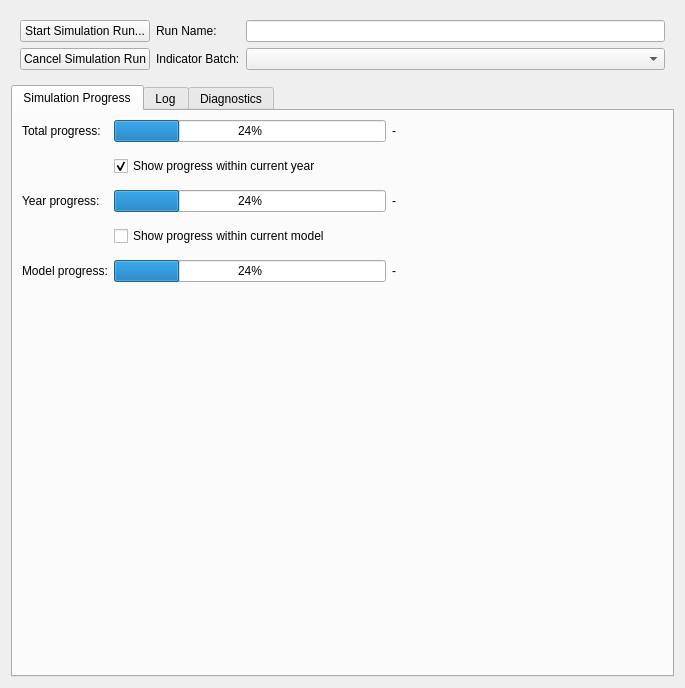
<ui version="4.0" >
 <class>SimulationGuiElement</class>
 <widget class="QWidget" name="SimulationGuiElement" >
  <property name="geometry" >
   <rect>
    <x>0</x>
    <y>0</y>
    <width>685</width>
    <height>688</height>
   </rect>
  </property>
  <property name="windowTitle" >
   <string>Form</string>
  </property>
  <layout class="QGridLayout" name="gridLayout_2" >
   <item row="0" column="0" >
    <widget class="QWidget" native="1" name="modelControlWidget" >
     <layout class="QGridLayout" name="gridLayout" >
      <item row="0" column="0" >
       <widget class="QPushButton" name="pbnStartModel" >
        <property name="text" >
         <string>Start Simulation Run...</string>
        </property>
       </widget>
      </item>
      <item row="1" column="0" >
       <widget class="QPushButton" name="pbnRemoveModel" >
        <property name="text" >
         <string>Cancel Simulation Run</string>
        </property>
       </widget>
      </item>
      <item row="0" column="1" >
       <widget class="QLabel" name="lblRun" >
        <property name="text" >
         <string>Run Name:</string>
        </property>
       </widget>
      </item>
      <item row="1" column="1" >
       <widget class="QLabel" name="lblBatch" >
        <property name="toolTip" >
         <string>&lt;!DOCTYPE HTML PUBLIC "-//W3C//DTD HTML 4.0//EN" "http://www.w3.org/TR/REC-html40/strict.dtd">
&lt;html>&lt;head>&lt;meta name="qrichtext" content="1" />&lt;style type="text/css">
p, li { white-space: pre-wrap; }
&lt;/style>&lt;/head>&lt;body style=" font-family:'Lucida Grande'; font-size:13pt; font-weight:400; font-style:normal;">
&lt;p style=" margin-top:0px; margin-bottom:0px; margin-left:0px; margin-right:0px; -qt-block-indent:0; text-indent:0px;">If an indicator batch (defined in the Results Manager)&lt;br>is selected, it will be executed over every &lt;br>year of the simulation being configured. &lt;br>It will executed after the simulation is completed.&lt;/p>&lt;/body>&lt;/html></string>
        </property>
        <property name="text" >
         <string>Indicator Batch:</string>
        </property>
       </widget>
      </item>
      <item row="0" column="2" >
       <widget class="QLineEdit" name="leRunName" />
      </item>
      <item row="1" column="2" >
       <widget class="QComboBox" name="cboOptionalIndicatorBatch" />
      </item>
     </layout>
     <zorder>pbnStartModel</zorder>
     <zorder>pbnRemoveModel</zorder>
     <zorder>lblRun</zorder>
     <zorder>lblBatch</zorder>
     <zorder>leRunName</zorder>
     <zorder>cboOptionalIndicatorBatch</zorder>
    </widget>
   </item>
   <item row="1" column="0" >
    <widget class="QTabWidget" name="tabWidget" >
     <property name="toolTip" >
      <string>&lt;!DOCTYPE HTML PUBLIC "-//W3C//DTD HTML 4.0//EN" "http://www.w3.org/TR/REC-html40/strict.dtd">
&lt;html>&lt;head>&lt;meta name="qrichtext" content="1" />&lt;style type="text/css">
p, li { white-space: pre-wrap; }
&lt;/style>&lt;/head>&lt;body style=" font-family:'Lucida Grande'; font-size:13pt; font-weight:400; font-style:normal;">
&lt;p style=" margin-top:0px; margin-bottom:0px; margin-left:0px; margin-right:0px; -qt-block-indent:0; text-indent:0px;">This scenario run will appear &lt;br>in the Results Manager under the name &lt;br>specified here. If not specified,&lt;br>the name will default to a combination &lt;br>of run id and date of run.&lt;/p>&lt;/body>&lt;/html></string>
     </property>
     <property name="currentIndex" >
      <number>0</number>
     </property>
     <widget class="QWidget" name="simprogressWidget" >
      <property name="geometry" >
       <rect>
        <x>0</x>
        <y>0</y>
        <width>655</width>
        <height>547</height>
       </rect>
      </property>
      <attribute name="title" >
       <string>Simulation Progress</string>
      </attribute>
      <layout class="QGridLayout" name="gridLayout_4" >
       <property name="bottomMargin" >
        <number>12</number>
       </property>
       <property name="verticalSpacing" >
        <number>14</number>
       </property>
       <item row="0" column="0" >
        <widget class="QLabel" name="runProgressBarTotalLabel" >
         <property name="text" >
          <string>Total progress:</string>
         </property>
        </widget>
       </item>
       <item row="0" column="1" >
        <widget class="QProgressBar" name="runProgressBarTotal" >
         <property name="sizePolicy" >
          <sizepolicy vsizetype="Fixed" hsizetype="Expanding" >
           <horstretch>0</horstretch>
           <verstretch>0</verstretch>
          </sizepolicy>
         </property>
         <property name="value" >
          <number>24</number>
         </property>
        </widget>
       </item>
       <item row="0" column="2" >
        <widget class="QLabel" name="summaryCurrentYearValue" >
         <property name="sizePolicy" >
          <sizepolicy vsizetype="Preferred" hsizetype="Expanding" >
           <horstretch>0</horstretch>
           <verstretch>0</verstretch>
          </sizepolicy>
         </property>
         <property name="text" >
          <string>-</string>
         </property>
        </widget>
       </item>
       <item row="1" column="1" colspan="2" >
        <widget class="QCheckBox" name="cbYear" >
         <property name="text" >
          <string>Show progress within current year</string>
         </property>
         <property name="checked" >
          <bool>true</bool>
         </property>
        </widget>
       </item>
       <item row="2" column="0" >
        <widget class="QLabel" name="runProgressBarYearLabel" >
         <property name="text" >
          <string>Year progress:</string>
         </property>
        </widget>
       </item>
       <item row="2" column="1" >
        <widget class="QProgressBar" name="runProgressBarYear" >
         <property name="sizePolicy" >
          <sizepolicy vsizetype="Preferred" hsizetype="Expanding" >
           <horstretch>0</horstretch>
           <verstretch>0</verstretch>
          </sizepolicy>
         </property>
         <property name="value" >
          <number>24</number>
         </property>
        </widget>
       </item>
       <item row="2" column="2" >
        <widget class="QLabel" name="summaryCurrentModelValue" >
         <property name="sizePolicy" >
          <sizepolicy vsizetype="Preferred" hsizetype="Expanding" >
           <horstretch>0</horstretch>
           <verstretch>0</verstretch>
          </sizepolicy>
         </property>
         <property name="text" >
          <string>-</string>
         </property>
        </widget>
       </item>
       <item row="3" column="1" colspan="2" >
        <widget class="QCheckBox" name="cbModel" >
         <property name="text" >
          <string>Show progress within current model</string>
         </property>
        </widget>
       </item>
       <item row="4" column="0" >
        <widget class="QLabel" name="runProgressBarModelLabel" >
         <property name="text" >
          <string>Model progress:</string>
         </property>
        </widget>
       </item>
       <item row="4" column="1" >
        <widget class="QProgressBar" name="runProgressBarModel" >
         <property name="sizePolicy" >
          <sizepolicy vsizetype="Preferred" hsizetype="Expanding" >
           <horstretch>0</horstretch>
           <verstretch>0</verstretch>
          </sizepolicy>
         </property>
         <property name="value" >
          <number>24</number>
         </property>
        </widget>
       </item>
       <item row="4" column="2" >
        <widget class="QLabel" name="summaryCurrentPieceValue" >
         <property name="sizePolicy" >
          <sizepolicy vsizetype="Preferred" hsizetype="Expanding" >
           <horstretch>0</horstretch>
           <verstretch>0</verstretch>
          </sizepolicy>
         </property>
         <property name="text" >
          <string>-</string>
         </property>
        </widget>
       </item>
       <item row="5" column="1" >
        <spacer name="verticalSpacer" >
         <property name="orientation" >
          <enum>Qt::Vertical</enum>
         </property>
         <property name="sizeHint" stdset="0" >
          <size>
           <width>244</width>
           <height>368</height>
          </size>
         </property>
        </spacer>
       </item>
      </layout>
     </widget>
     <widget class="QWidget" name="tab_2" >
      <property name="geometry" >
       <rect>
        <x>0</x>
        <y>0</y>
        <width>655</width>
        <height>547</height>
       </rect>
      </property>
      <attribute name="title" >
       <string>Log</string>
      </attribute>
      <layout class="QGridLayout" name="gridLayout_5" >
       <property name="leftMargin" >
        <number>0</number>
       </property>
       <property name="topMargin" >
        <number>3</number>
       </property>
       <property name="rightMargin" >
        <number>0</number>
       </property>
       <property name="bottomMargin" >
        <number>3</number>
       </property>
       <item row="0" column="0" >
        <widget class="QTextEdit" name="logText" >
         <property name="lineWidth" >
          <number>0</number>
         </property>
         <property name="readOnly" >
          <bool>true</bool>
         </property>
        </widget>
       </item>
      </layout>
     </widget>
     <widget class="QWidget" name="indicatorWidget" >
      <property name="geometry" >
       <rect>
        <x>0</x>
        <y>0</y>
        <width>655</width>
        <height>547</height>
       </rect>
      </property>
      <attribute name="title" >
       <string>Diagnostics</string>
      </attribute>
      <layout class="QGridLayout" name="gridLayout_3" >
       <item row="0" column="0" >
        <widget class="QSplitter" name="splitter" >
         <property name="orientation" >
          <enum>Qt::Horizontal</enum>
         </property>
         <widget class="QPushButton" name="diagnostic_go_button" >
          <property name="text" >
           <string>Diagnose...</string>
          </property>
         </widget>
         <widget class="QComboBox" name="diagnostic_indicator_type" >
          <item>
           <property name="text" >
            <string>map</string>
           </property>
          </item>
          <item>
           <property name="text" >
            <string>table</string>
           </property>
          </item>
         </widget>
         <widget class="QComboBox" name="diagnostic_dataset_name" />
         <widget class="QComboBox" name="diagnostic_indicator_name" />
         <widget class="QComboBox" name="diagnostic_year" />
        </widget>
       </item>
       <item row="1" column="0" >
        <widget class="QTabWidget" name="indicatorResultsTab" >
         <property name="currentIndex" >
          <number>0</number>
         </property>
         <widget class="QWidget" name="tab_4" >
          <property name="geometry" >
           <rect>
            <x>0</x>
            <y>0</y>
            <width>609</width>
            <height>444</height>
           </rect>
          </property>
          <attribute name="title" >
           <string>Tab 1</string>
          </attribute>
         </widget>
        </widget>
       </item>
      </layout>
     </widget>
    </widget>
   </item>
  </layout>
 </widget>
 <resources/>
 <connections/>
</ui>
